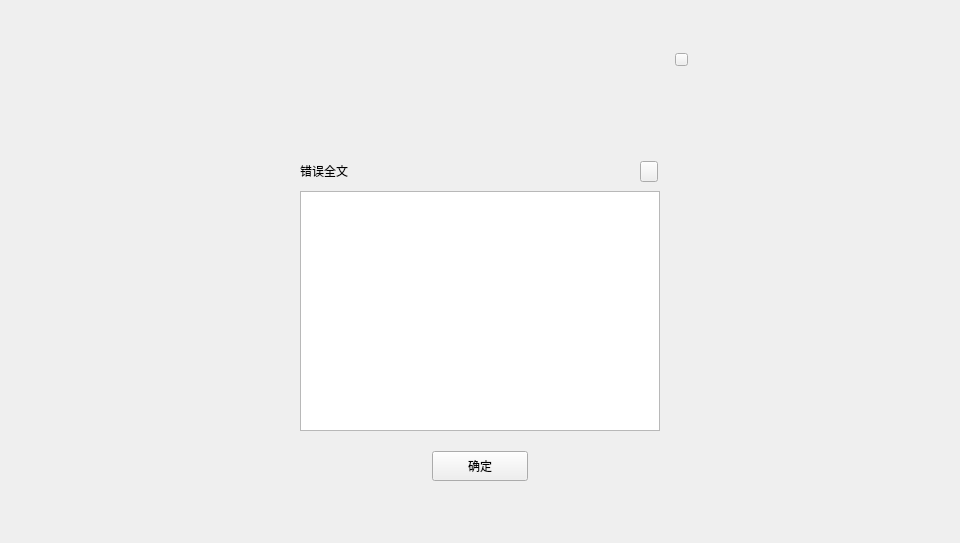
<?xml version="1.0" encoding="UTF-8"?>
<ui version="4.0">
 <class>ErrorResultDialog</class>
 <widget class="QDialog" name="ErrorResultDialog">
  <property name="geometry">
   <rect>
    <x>0</x>
    <y>0</y>
    <width>960</width>
    <height>543</height>
   </rect>
  </property>
  <property name="windowTitle">
   <string>Dialog</string>
  </property>
  <widget class="QWidget" name="widget" native="true">
   <property name="geometry">
    <rect>
     <x>0</x>
     <y>0</y>
     <width>960</width>
     <height>543</height>
    </rect>
   </property>
   <widget class="QWidget" name="containerWidget" native="true">
    <property name="geometry">
     <rect>
      <x>260</x>
      <y>41</y>
      <width>440</width>
      <height>460</height>
     </rect>
    </property>
    <property name="font">
     <font>
      <family>Microsoft YaHei UI Light</family>
     </font>
    </property>
    <widget class="QToolButton" name="okBtn">
     <property name="geometry">
      <rect>
       <x>172</x>
       <y>410</y>
       <width>96</width>
       <height>30</height>
      </rect>
     </property>
     <property name="font">
      <font>
       <family>Microsoft YaHei UI Light</family>
      </font>
     </property>
     <property name="cursor">
      <cursorShape>PointingHandCursor</cursorShape>
     </property>
     <property name="focusPolicy">
      <enum>Qt::NoFocus</enum>
     </property>
     <property name="styleSheet">
      <string notr="true"/>
     </property>
     <property name="text">
      <string>确定</string>
     </property>
    </widget>
    <widget class="QToolButton" name="closeBtn">
     <property name="geometry">
      <rect>
       <x>415</x>
       <y>12</y>
       <width>13</width>
       <height>13</height>
      </rect>
     </property>
     <property name="cursor">
      <cursorShape>PointingHandCursor</cursorShape>
     </property>
     <property name="focusPolicy">
      <enum>Qt::NoFocus</enum>
     </property>
     <property name="styleSheet">
      <string notr="true"/>
     </property>
     <property name="text">
      <string/>
     </property>
    </widget>
    <widget class="QLabel" name="infoLabel">
     <property name="geometry">
      <rect>
       <x>100</x>
       <y>40</y>
       <width>240</width>
       <height>60</height>
      </rect>
     </property>
     <property name="text">
      <string/>
     </property>
     <property name="alignment">
      <set>Qt::AlignCenter</set>
     </property>
     <property name="wordWrap">
      <bool>true</bool>
     </property>
     <property name="textInteractionFlags">
      <set>Qt::LinksAccessibleByMouse|Qt::TextSelectableByMouse</set>
     </property>
    </widget>
    <widget class="QLabel" name="label_2">
     <property name="geometry">
      <rect>
       <x>40</x>
       <y>120</y>
       <width>200</width>
       <height>20</height>
      </rect>
     </property>
     <property name="text">
      <string>错误全文</string>
     </property>
    </widget>
    <widget class="QTextBrowser" name="textBrowser">
     <property name="geometry">
      <rect>
       <x>40</x>
       <y>150</y>
       <width>360</width>
       <height>240</height>
      </rect>
     </property>
    </widget>
    <widget class="QToolButton" name="copyBtn">
     <property name="geometry">
      <rect>
       <x>380</x>
       <y>120</y>
       <width>18</width>
       <height>21</height>
      </rect>
     </property>
     <property name="font">
      <font>
       <family>微软雅黑</family>
      </font>
     </property>
     <property name="cursor">
      <cursorShape>PointingHandCursor</cursorShape>
     </property>
     <property name="focusPolicy">
      <enum>Qt::NoFocus</enum>
     </property>
     <property name="text">
      <string/>
     </property>
    </widget>
   </widget>
  </widget>
 </widget>
 <resources/>
 <connections/>
</ui>
